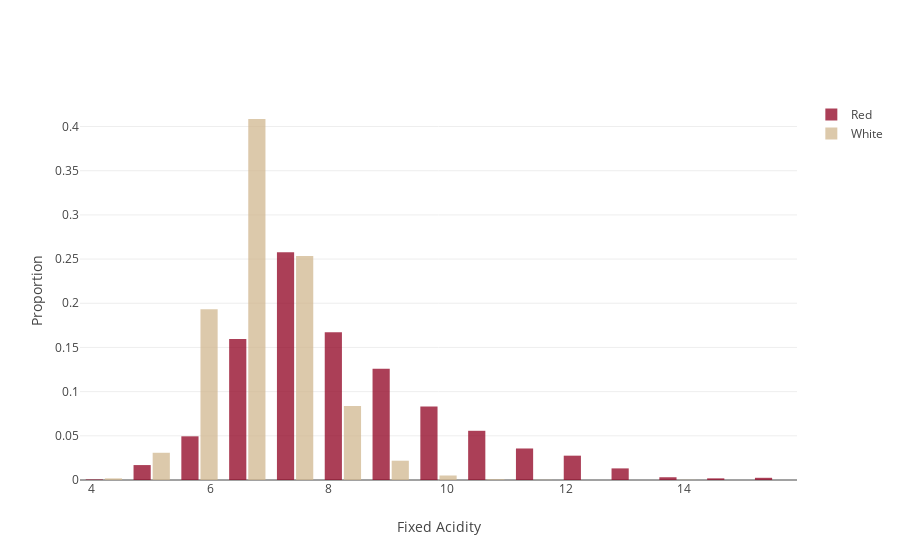
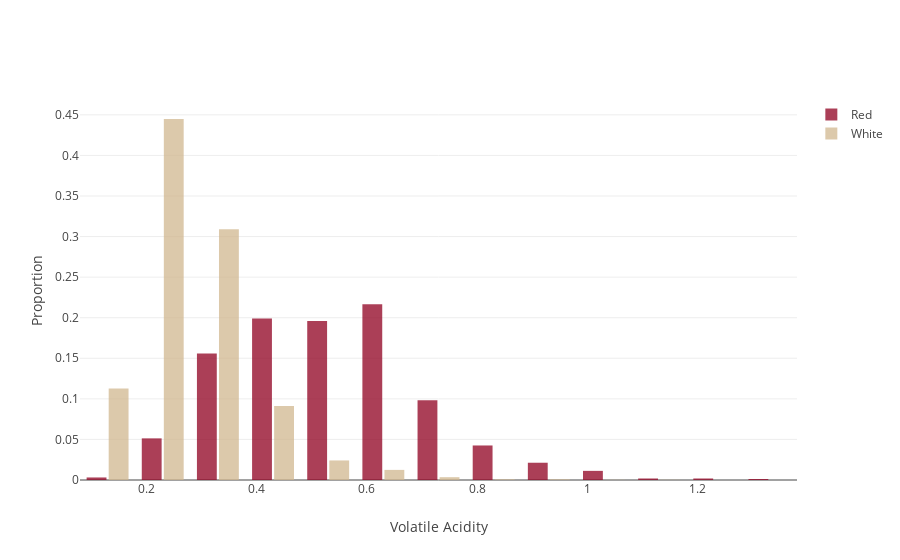
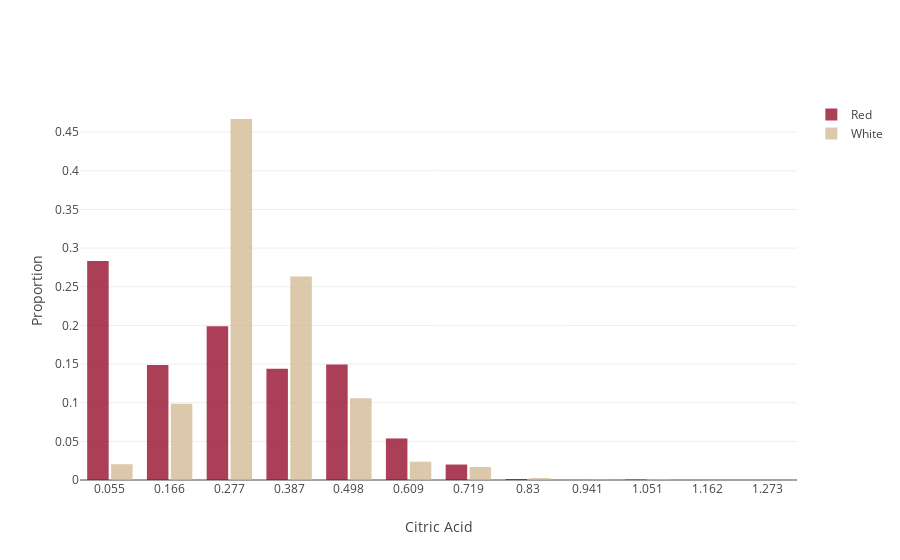
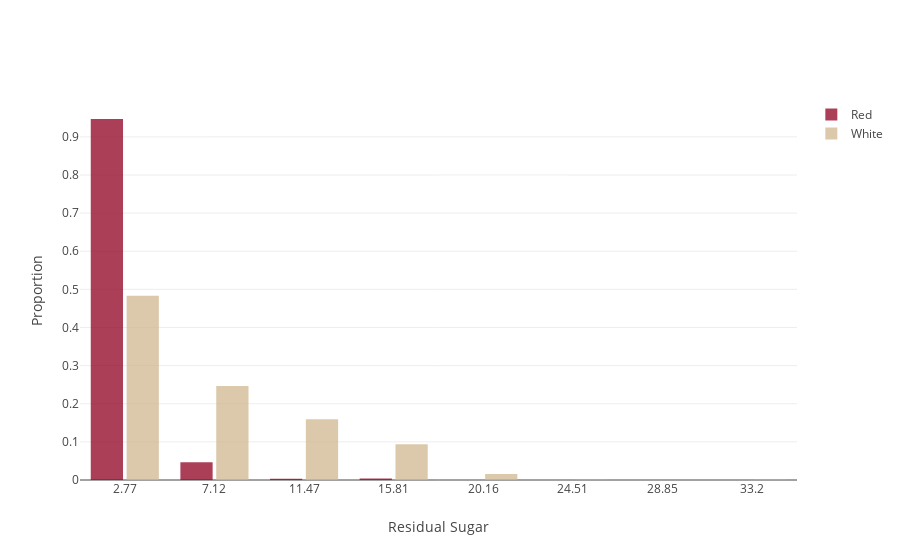

Notebook cell for these charts, in order:
### Code cell
import plotly 
from plotly import tools
import plotly.graph_objs as go

plotly.offline.init_notebook_mode(connected=True)

def col_hist(col_name):
    """
    Plots a histogram for the column.
    """
    col_max = all_data[col_name].max()
    col_min = all_data[col_name].min()

    step = (col_max - col_min) / 15

    trace1 = go.Histogram(
        x = wine_data['red'][col_name], 
        name = 'red'.title(),
        opacity = 0.75,
        xbins={
            'start': col_min,
            'end': col_max,
            'size': step
        },
        histnorm='probability', 
        marker={
            'color':'#900020'
        }
    )

    trace2 = go.Histogram(
        x = wine_data['white'][col_name],
        name = 'white'.title(),
        opacity = 0.75,
        xbins={
            'start': col_min,
            'end': col_max,
            'size': step
        },
        histnorm='probability', 
        marker={
            'color':'#D1B78F'
        }
    )

    histogram_data = [trace1, trace2]
    layout = go.Layout(
        xaxis={
            'title': col_name.title()
        },
        yaxis={
            'title':'Proportion'
        },
        bargap=0.2,
        bargroupgap=0.1
    )
    this_fig = go.Figure(data=histogram_data, layout=layout)
    plotly.offline.iplot(this_fig)

hist_plots = [col_hist(col_name) for col_name in list(data_description)]

### Figure 1 — Plotly figure (JSON) as saved in the notebook; plotly's stock layout.template omitted (floating-point values rounded to 4 significant figures; data arrays with more than 128 entries replaced by an {"elided": "..."} marker saying what was removed)
{"data": [{"histnorm": "probability", "marker": {"color": "#900020"}, "name": "Red", "opacity": 0.75, "type": "histogram", "x": {"elided": "1599 float values"}, "xbins": {"end": 15.9, "size": 0.8067, "start": 3.8}}, {"histnorm": "probability", "marker": {"color": "#D1B78F"}, "name": "White", "opacity": 0.75, "type": "histogram", "x": {"elided": "4898 float values"}, "xbins": {"end": 15.9, "size": 0.8067, "start": 3.8}}], "layout": {"bargap": 0.2, "bargroupgap": 0.1, "xaxis": {"title": "Fixed Acidity"}, "yaxis": {"title": "Proportion"}}}

### Figure 2 — Plotly figure (JSON) as saved in the notebook; plotly's stock layout.template omitted (floating-point values rounded to 4 significant figures; data arrays with more than 128 entries replaced by an {"elided": "..."} marker saying what was removed)
{"data": [{"histnorm": "probability", "marker": {"color": "#900020"}, "name": "Red", "opacity": 0.75, "type": "histogram", "x": {"elided": "1599 float values"}, "xbins": {"end": 1.58, "size": 0.1, "start": 0.08}}, {"histnorm": "probability", "marker": {"color": "#D1B78F"}, "name": "White", "opacity": 0.75, "type": "histogram", "x": {"elided": "4898 float values"}, "xbins": {"end": 1.58, "size": 0.1, "start": 0.08}}], "layout": {"bargap": 0.2, "bargroupgap": 0.1, "xaxis": {"title": "Volatile Acidity"}, "yaxis": {"title": "Proportion"}}}

### Figure 3 — Plotly figure (JSON) as saved in the notebook; plotly's stock layout.template omitted (floating-point values rounded to 4 significant figures; data arrays with more than 128 entries replaced by an {"elided": "..."} marker saying what was removed)
{"data": [{"histnorm": "probability", "marker": {"color": "#900020"}, "name": "Red", "opacity": 0.75, "type": "histogram", "x": {"elided": "1599 float values"}, "xbins": {"end": 1.66, "size": 0.1107, "start": 0}}, {"histnorm": "probability", "marker": {"color": "#D1B78F"}, "name": "White", "opacity": 0.75, "type": "histogram", "x": {"elided": "4898 float values"}, "xbins": {"end": 1.66, "size": 0.1107, "start": 0}}], "layout": {"bargap": 0.2, "bargroupgap": 0.1, "xaxis": {"title": "Citric Acid"}, "yaxis": {"title": "Proportion"}}}

### Figure 4 — Plotly figure (JSON) as saved in the notebook; plotly's stock layout.template omitted (floating-point values rounded to 4 significant figures; data arrays with more than 128 entries replaced by an {"elided": "..."} marker saying what was removed)
{"data": [{"histnorm": "probability", "marker": {"color": "#900020"}, "name": "Red", "opacity": 0.75, "type": "histogram", "x": {"elided": "1599 float values"}, "xbins": {"end": 65.8, "size": 4.347, "start": 0.6}}, {"histnorm": "probability", "marker": {"color": "#D1B78F"}, "name": "White", "opacity": 0.75, "type": "histogram", "x": {"elided": "4898 float values"}, "xbins": {"end": 65.8, "size": 4.347, "start": 0.6}}], "layout": {"bargap": 0.2, "bargroupgap": 0.1, "xaxis": {"title": "Residual Sugar"}, "yaxis": {"title": "Proportion"}}}
